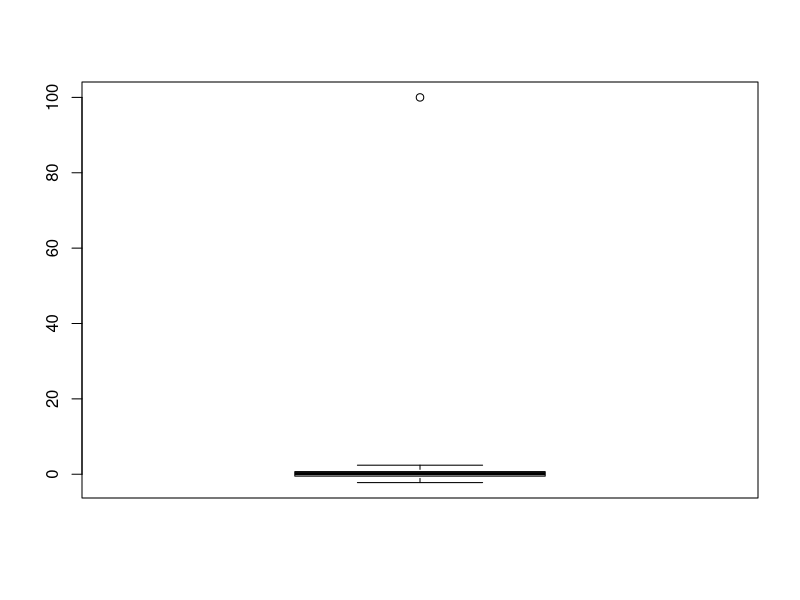
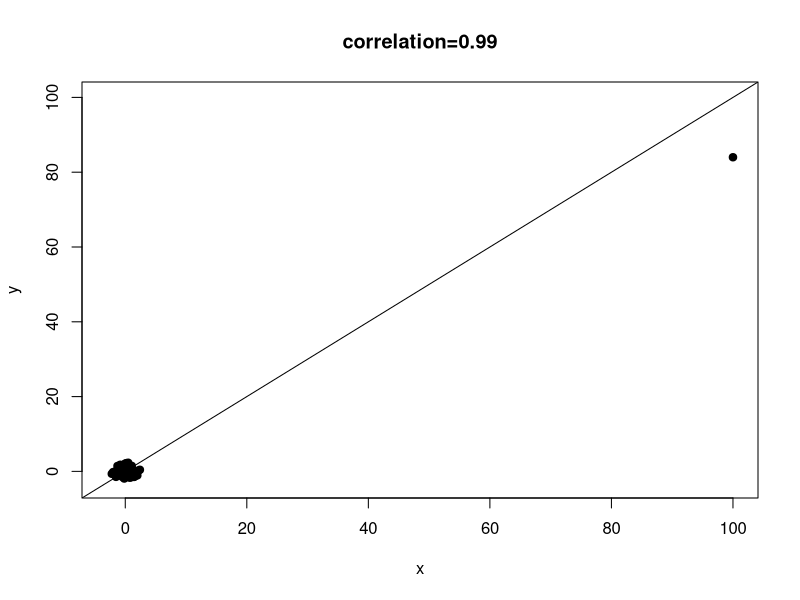
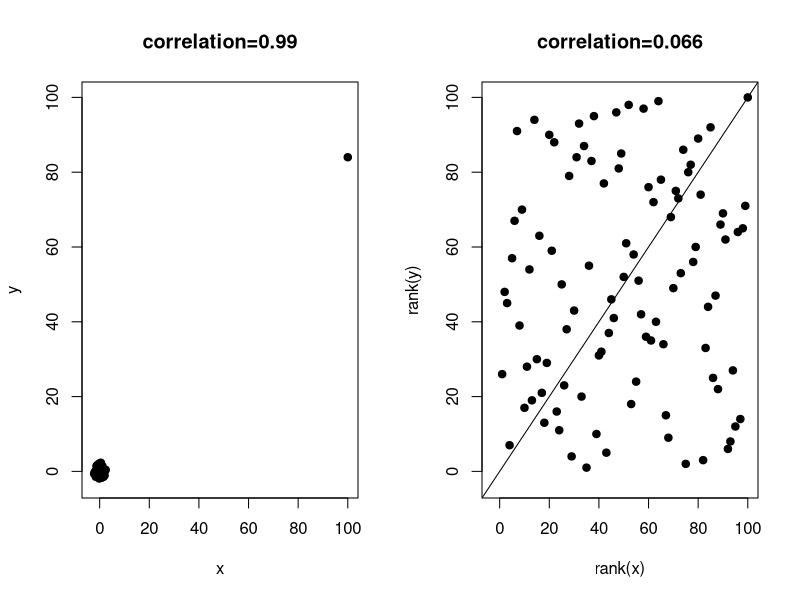
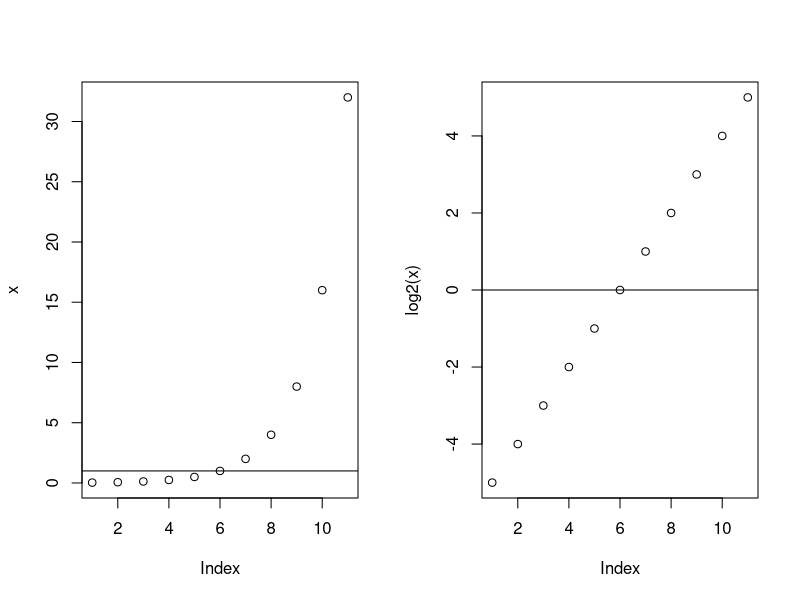
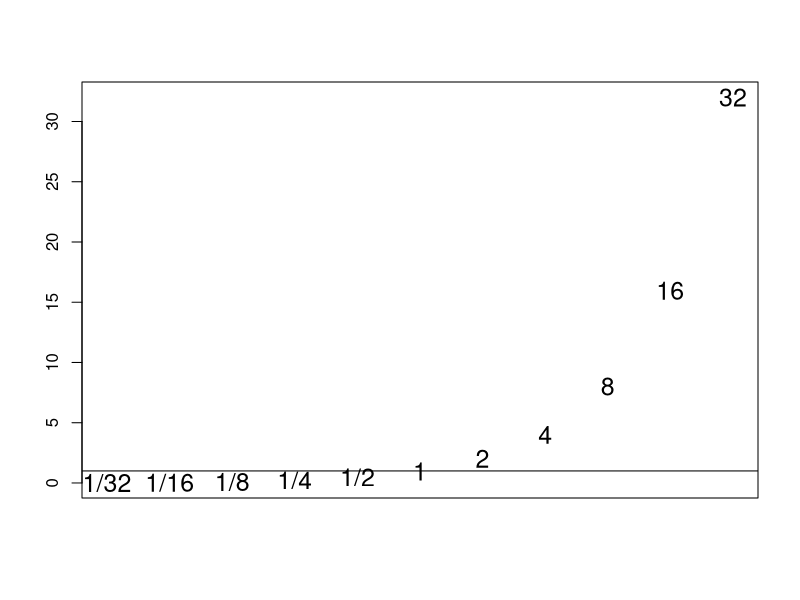
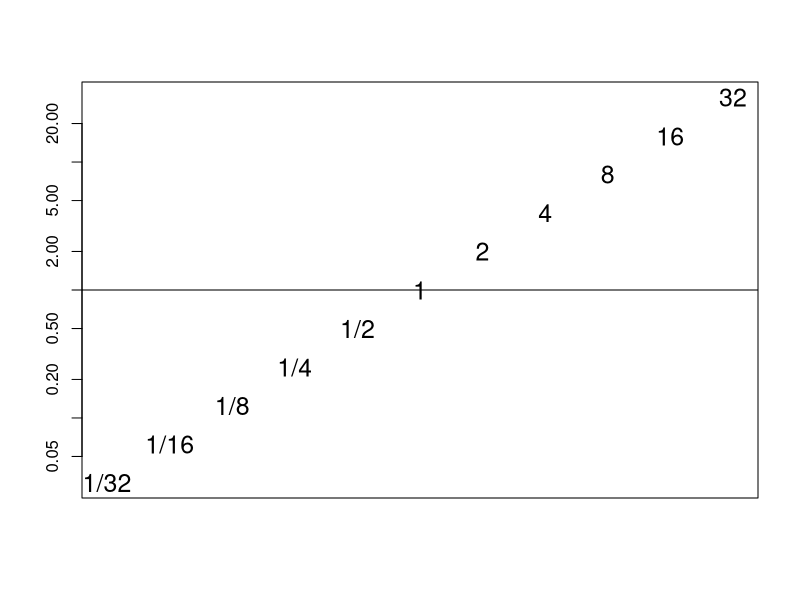
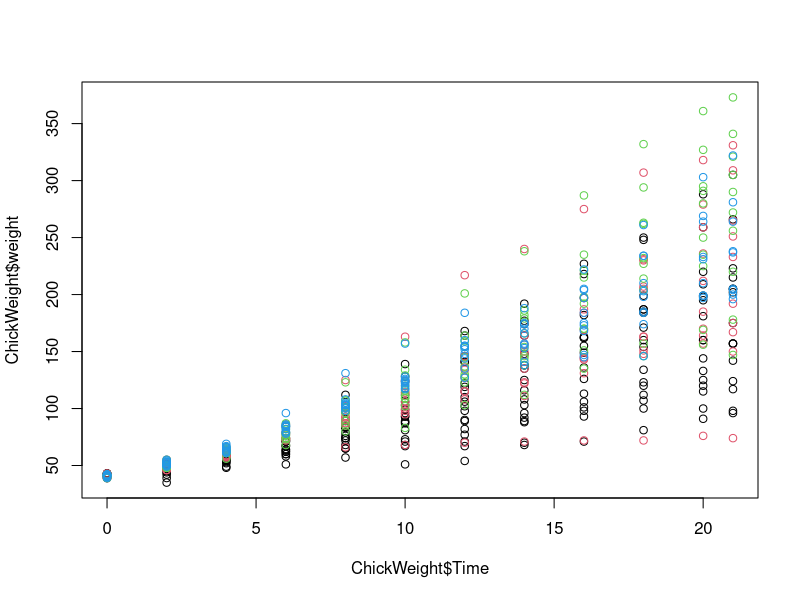
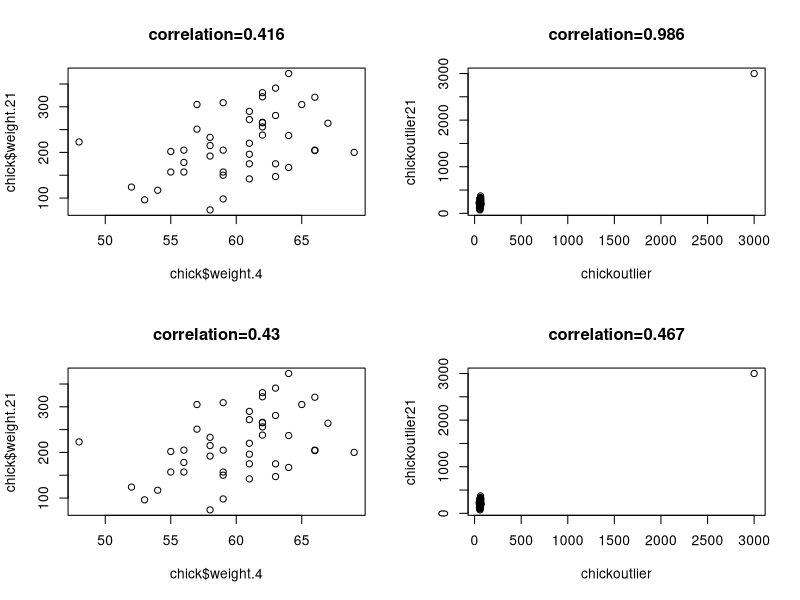

These figures' R source, in order:
set.seed(1)
x=c(rnorm(100,0,1)) ##real distribution
x[23] <- 100 ##mistake made in 23th measurement
boxplot(x)
mean(x)
sd(x)
median(x)
mad(x)
set.seed(1)
x=c(rnorm(100,0,1)) ##real distribution
x[23] <- 100 ##mistake made in 23th measurement
y=c(rnorm(100,0,1)) ##real distribution
y[23] <- 84 ##similar mistake made in 23th measurement
par(mfrow=c(1,1))
plot(x,y,main=paste0("correlation=",round(cor(x,y),3)),pch=21,bg=1,xlim=c(-3,100),ylim=c(-3,100))
abline(0,1)
par(mfrow=c(1,2))
plot(x,y,main=paste0("correlation=",round(cor(x,y),3)),pch=21,bg=1,xlim=c(-3,100),ylim=c(-3,100))
plot(rank(x),rank(y),main=paste0("correlation=",round(cor(x,y,method="spearman"),3)),pch=21,bg=1,xlim=c(-3,100),ylim=c(-3,100))
abline(0,1)
# if we know there are outliers then median and mad are recommended over 
#the mean and standard devtiaion conterparts this are robust but robust are less powerful than non-robust
x <- 2^(-5:5) ##this 1/32,1/16,1/8,...,1,2,...,32
par(mfrow=c(1,2))
plot(x)
abline(h=1)
plot(log2(x))
abline(h=0)#so log ratios are more symmetric around 0 than non-log ratios
x=2^seq(1,5)
y=c(rev(1/x),1,x)
Names=c(paste0("1/",rev(x)),1,x)
par(mfrow=c(1,1))
plot(seq(along=y),y,xlab="",ylab="",type="n",xaxt="n")
text(seq(along=y),y,Names,cex=1.5)
abline(h=1)
plot(seq(along=y),y,xlab="",ylab="",type="n",log="y",xaxt="n")
text(seq(along=y),y,Names,cex=1.5)
abline(h=1)

data(ChickWeight)
plot(ChickWeight$Time, ChickWeight$weight, col=ChickWeight$Diet)
#using reshape covert the data from 'long format'to 'wide format'
# the plotting library ggplot2 and the manipulation library dplyr want to have data in the long format
head(ChickWeight)
chick <- reshape(ChickWeight,idvar=c("Chick","Diet"),timevar="Time",direction="wide")
head(chick)
#The meaning of this line is: reshape the data from long to wide, where the columns Chick 
#and Diet are the ID's and the column Time indicates different observations for each ID.
#The only remaining step is that we want to remove any chicks which have missing observations
#at any time points (NA for "not available") . The following line of code identifies these rows, and then removes them
chick <-na.omit(chick)
mean(chick$weight.4)
chickoutlier<-c(chick$weight.4, 3000)
mean(chickoutlier)
mean(chickoutlier)/mean(chick$weight.4)#2.062407
median(chickoutlier)/median(chick$weight.4)#1
sd(chickoutlier)/sd(chick$weight.4)#101.2859
mad(chickoutlier)/mad(chick$weight.4)#1
chickoutlier21<-c(chick$weight.21, 3000)
par(mfrow=c(2,2))
plot(chick$weight.4, chick$weight.21, main=paste0("correlation=",round(cor(chick$weight.4, chick$weight.21),3)))
plot(chickoutlier, chickoutlier21, main=paste0("correlation=",round(cor(chickoutlier, chickoutlier21),3)))
cor(chickoutlier, chickoutlier21)/cor(chick$weight.4, chick$weight.21)#pearson correlation more affected by outliers
plot(chick$weight.4, chick$weight.21, main=paste0("correlation=",round(cor(chick$weight.4, chick$weight.21,method="spearman"),3)))
plot(chickoutlier, chickoutlier21, main=paste0("correlation=",round(cor(chickoutlier, chickoutlier21,method="spearman"),3)))
cor(chickoutlier, chickoutlier21,method="spearman")/cor(chick$weight.4, chick$weight.21,method="spearman")#spearman not so much
